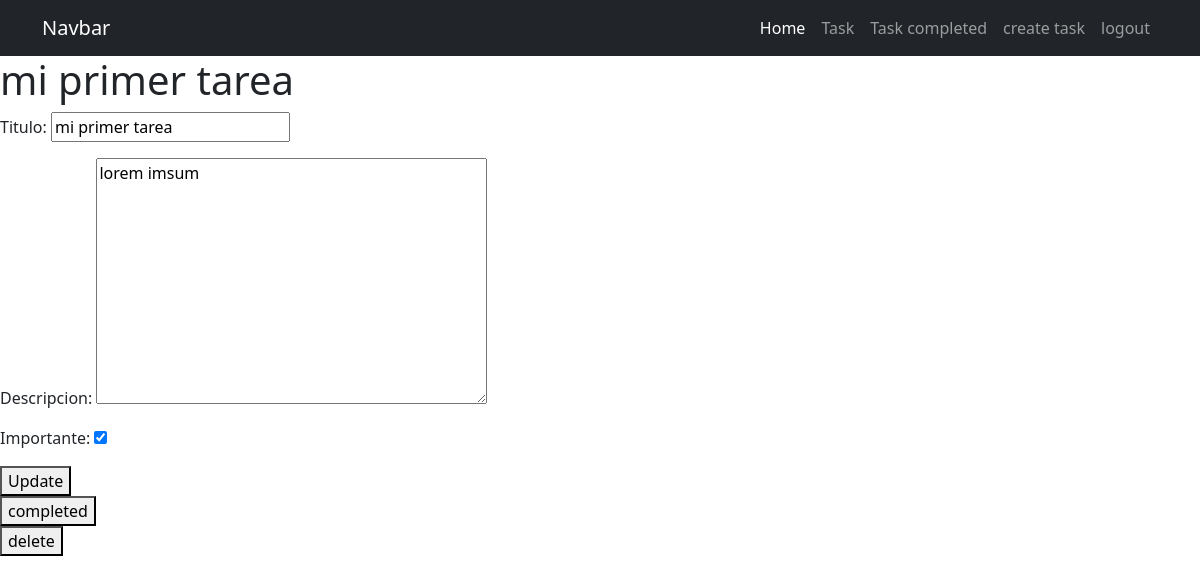
The page /task/1/ (signed in) on the database as committed earlier.
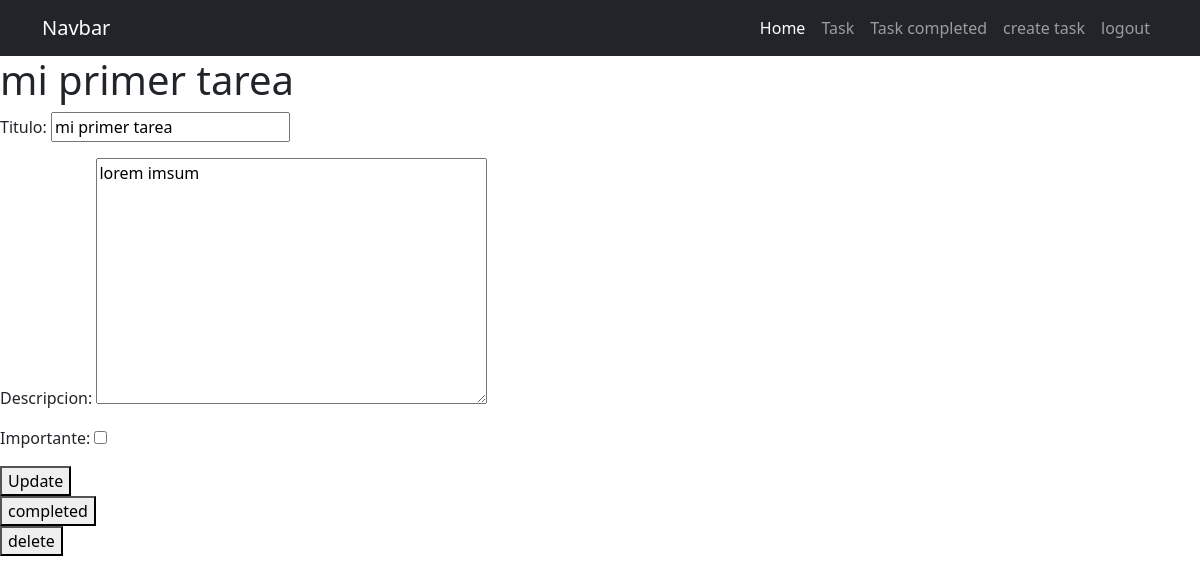
The same page on the database as committed later.
### tasks/models.py (models this page shows, shortened)
class Task(models.Model):
    titulo = models.CharField(max_length=100)
    descripcion = models.TextField(blank=True)
    creacion = models.DateTimeField(auto_now_add=True)
    fechaCompletada = models.DateTimeField(null=True, blank=True)
    importante = models.BooleanField(default=False)
    usuario = models.ForeignKey(User, on_delete=models.CASCADE)

### tasks/views.py (the view, shortened to what this page needs)
# urls.py: path('task/<int:task_id>/', views.detail_task, name='detail_task'),
@login_required
def detail_task(request, task_id):
    if request.method == 'GET':
        task = get_object_or_404(Task, pk=task_id, usuario=request.user)
        form = TaskForm(instance=task)
        return render(request, 'task-crud/detalle.html', {'task': task, 'form': form})

### tasks/forms.py
class TaskForm(ModelForm):
    class Meta:
        model = Task
        fields = [
            'titulo',
            'descripcion',
            'importante'
        ]

### tasks/templates/task-crud/detalle.html (shortened to what this page needs)
{% extends 'base.html' %} {% block contenido %} {{error}}
<h1>{{task.titulo}}</h1>
<form method="POST">
  {% csrf_token %} {{form.as_p}}
  <button>Update</button>
</form>
<form action="{% url 'completed_task' task.id %}" method="POST">
  <button>completed</button>
</form>
<form action="{% url 'delete_task' task.id %}" method="POST">
  <button>delete</button>
</form>
{% endblock contenido %}

### tasks/templates/base.html (shortened to what this page needs)
<!DOCTYPE html>
<html lang="es">
  <head>
    <link
      rel="stylesheet"
      href="https://cdn.jsdelivr.net/npm/bootstrap@5.2.2/dist/css/bootstrap.min.css"
    />
  </head>
  <body>
    <nav class="navbar navbar-expand-lg bg-dark navbar-dark">
      <div class="container">
        <a class="navbar-brand" href="#">Navbar</a>
        <div class="collapse navbar-collapse" id="navbarNav">
          <ul class="navbar-nav ms-auto">
            <li class="nav-item">
              <a class="nav-link active" href="{% url 'home' %}">Home</a>
            </li>
            {% if user.is_authenticated %}
            <li class="nav-item">
              <a class="nav-link" href="{% url 'task' %}">Task</a>
            </li>
            <li class="nav-item">
              <a class="nav-link" href="{% url 'view_task_completed' %}"
                >Task completed</a
              >
            </li>
            <li class="nav-item">
              <a class="nav-link" href="{% url 'create_task' %}">create task</a>
            </li>
            <li class="nav-item">
              <a class="nav-link" href="/logout">logout</a>
            </li>
            {% endif %}
          </ul>
        </div>
      </div>
    </nav>
    {% block contenido %} {% endblock contenido %}
  </body>
</html>

Rows that differ between the two databases and show on the page:
changed Task "mi primer tarea": importante "☑" → "☐"
